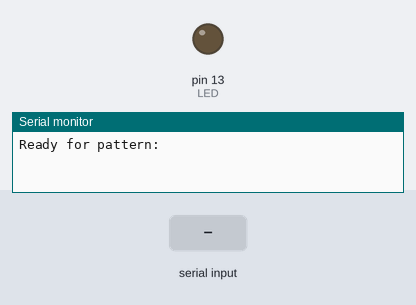
Simulated run of this sketch. Board: Arduino Uno, built with avr-gcc and run on an emulated ATmega328P. Parts: output pins drawn as LEDs (lit = HIGH), the last lines printed to the serial monitor. The inputs (shaded band) are chosen by the test bench.

Above: at 1.2 s.
1.3 s: "90,45\n" received over Serial
At 2.54 s:
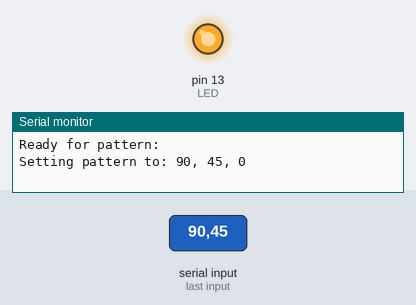
4.3 s: "5\n" received over Serial
6.8 s: "30,150\n" received over Serial
At 7.6 s:
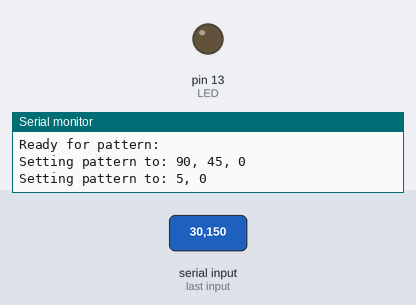
9.8 s: "30,150\n" received over Serial
Timing chart, 0 to 13.8 s (numbered marks = the images above; inputs shaded):
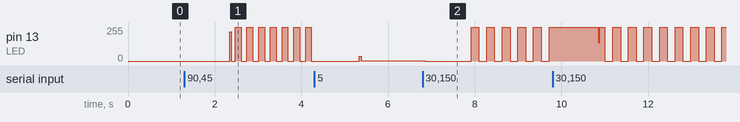

The sketch:

blinks3.ino
```cpp
const byte LED=LED_BUILTIN;
unsigned int pat[254];
byte pat_end=255;
byte pat_cursor=0;
unsigned long next_flash=0;
byte led_state=LOW;

void setup() {
  pinMode(LED, OUTPUT);
  Serial.begin(9600);
  while (!Serial);
  Serial.println("Ready for pattern:");}

void loop() {
  if (Serial.available()) {
    unsigned int counter=0;
    do {
      pat[counter]=Serial.parseInt();
      counter++;
    } while (Serial.available());
    pat_end = counter-1;
    set_next_flash(pat[0]);
    Serial.print("Setting pattern to: ");
    for (byte i=0;i<=pat_end;i++) {
      Serial.print(pat[i]);
      if (i<pat_end) {
	Serial.print(", ");
      }
      else {
	Serial.println("");
      }
    }
  }
  blink_pat(pat);
}

void blink_pat(unsigned int pat []) {
  if (pat_end!=255) { // While we have a pattern
    unsigned long t = millis();
    if ((long)(t-next_flash)>=0) {
      blink();
      set_next_flash(pat[pat_cursor]);
      if (pat_cursor==pat_end) {
	pat_cursor=0;
      } else {
	pat_cursor++;
      }
    }
  }
}

unsigned long set_next_flash(unsigned long offset) {
  unsigned long t=millis();
  // Interrupt the current pattern if need be
  unsigned long base=((long)(t-next_flash)>=0) ? next_flash : t;
  next_flash=base+offset;
  return next_flash;
}

byte blink() {
  if (led_state) {
    digitalWrite(LED, LOW);
  } else {
    digitalWrite(LED, HIGH);
  }
  led_state=~led_state;
  return led_state;
}
```

Measured:
- after the input at 1.3 s, pin 13 (LED): 0/255 → 220/255 after 1.0 s, then moves between 0/255 and 255/255, repeating every 0.27 s
- after the input at 6.8 s, pin 13 (LED): 2/255 → 0/255 after 0.06 s, then repeats every 0.36 s: 255/255 0.18 s, 0/255 0.18 s
